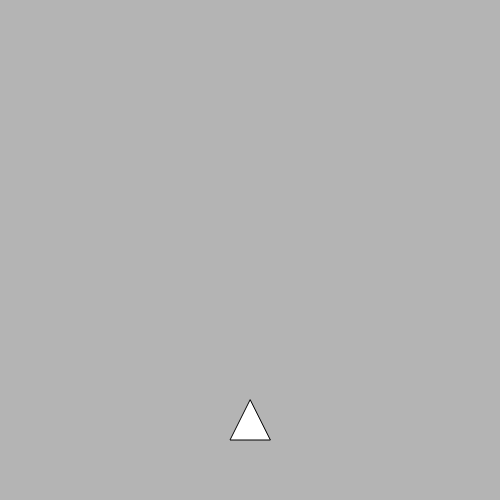
Frame 1 (no input)
Frame 60 (no input): identical to frame 1, image omitted
Frame 120 (the mouse pressed at the canvas centre since frame 60): identical to frame 1, image omitted

The p5.js sketch that drew this single still picture (run headless with seeded random() and noise() and a simulated clock; from frame 60 on, the mouse is pressed at the canvas centre):

// p5.js sketch
// ── sketch.js
var shipX = 250;
var shipY = 400;
var projectiles = [];
var projectileSpeed = 10;

function setup() {
    createCanvas(500, 500);
}

function draw() {
    background(180);

    // Update projectiles
    for (var i = projectiles.length - 1; i >= 0; i--) {
        // Get this project from projectiles container
        var p = projectiles[i];
        
        // Move this projectile
        p.y -= projectileSpeed;
        
        // Remove this projectile if it is off the screen
        if (p.y < -projectileSpeed) {
            projectiles.splice(i, 1);
        }
    }

    // Display projectiles
    for (var i = 0; i < projectiles.length; i++) {
        var p = projectiles[i];
        line(p.x, p.y, p.x, p.y + projectileSpeed);
    }

    // Display ship
    triangle(shipX, shipY, shipX - 20, shipY + 40, shipX + 20, shipY + 40)
}

function keyTyped() {
    // Fire projectile
    projectiles.push(createVector(shipX, shipY));
}
